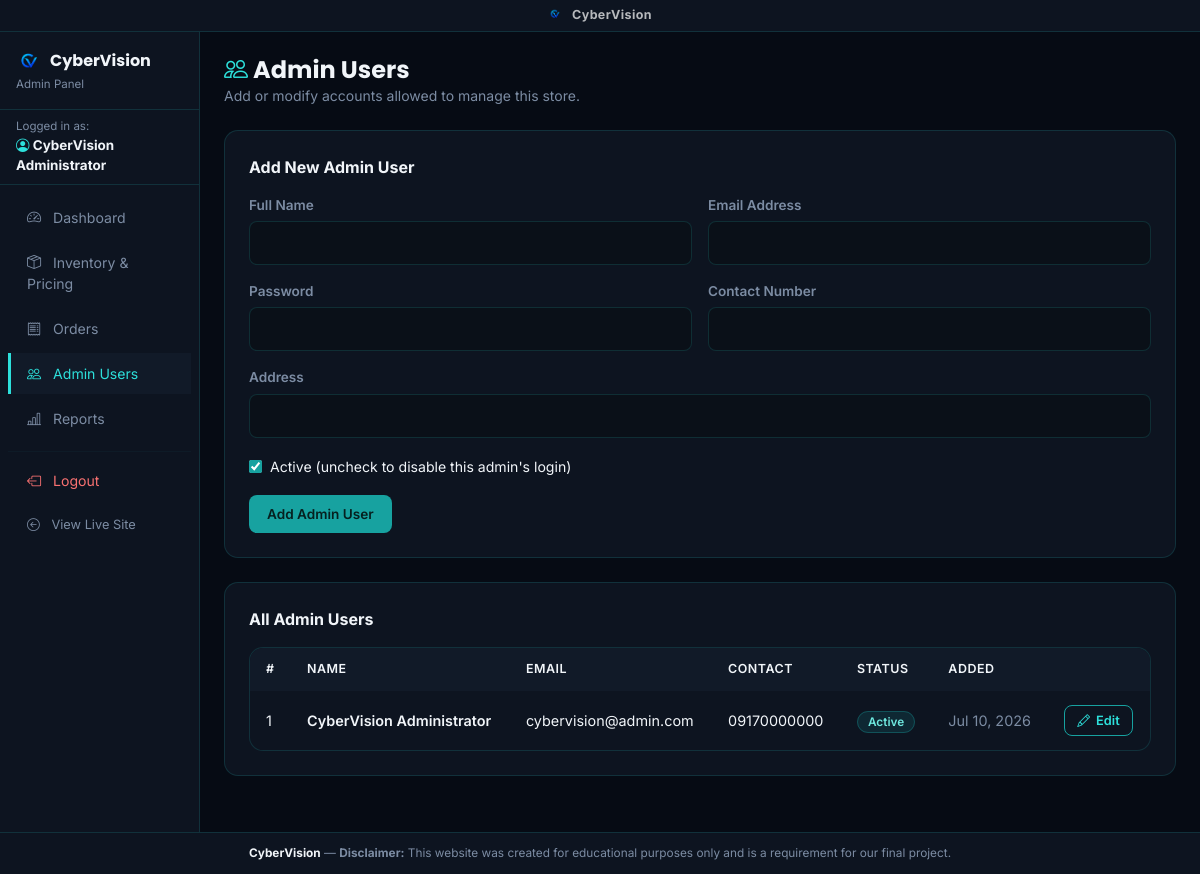
/admin/users.php (signed in), run on the app's committed database.
### tables this page shows
CREATE TABLE `users` (
  `id` int(11) NOT NULL,
  `full_name` varchar(150) NOT NULL,
  `email` varchar(150) NOT NULL,
  `password_hash` varchar(255) NOT NULL,
  `address` varchar(255) DEFAULT NULL,
  `contact_number` varchar(50) DEFAULT NULL,
  `role` enum('buyer','admin') NOT NULL DEFAULT 'buyer',
  `is_verified` tinyint(1) NOT NULL DEFAULT 0,
  `verify_token` varchar(64) DEFAULT NULL,
  `is_active` tinyint(1) NOT NULL DEFAULT 1,
  `date_created` timestamp NOT NULL DEFAULT current_timestamp()
);

### admin/users.php (the view, shortened to what this page needs)
<?php
require_once('../db.php');
$editingUser = null;
$admins_result = mysqli_query($conn, "SELECT * FROM users WHERE role='admin' ORDER BY date_created DESC");
require('include/header.php');
?>
<div class="mb-4">
    <h4 class="fw-bold mb-0" style="color:var(--cv-text);"><i class="bi bi-people" style="color:var(--cv-accent);"></i> Admin Users</h4>
    <p class="small mb-0" style="color:var(--cv-muted);">Add or modify accounts allowed to manage this store.</p>
</div>
<div class="cv-card mb-4">
    <p class="cv-card-title"><?= $editingUser ? 'Edit Admin User' : 'Add New Admin User' ?></p>
    <form action="users.php" method="post" novalidate>
        <div class="row g-3 mb-3">
            <div class="col-md-6">
                <label class="cv-form-label">Full Name</label>
                <input type="text" name="full_name" class="cv-form-control" value="<?= htmlspecialchars($editingUser['full_name'] ?? '') ?>">
            </div>
            <div class="col-md-6">
                <label class="cv-form-label">Email Address</label>
                <input type="email" name="email" class="cv-form-control" value="<?= htmlspecialchars($editingUser['email'] ?? '') ?>">
            </div>
        </div>
        <div class="row g-3 mb-3">
            <div class="col-md-6">
                <label class="cv-form-label"><?= $editingUser ? 'New Password (leave blank to keep)' : 'Password' ?></label>
                <input type="password" name="password" class="cv-form-control">
            </div>
            <div class="col-md-6">
                <label class="cv-form-label">Contact Number</label>
                <input type="text" name="contact_number" class="cv-form-control" value="<?= htmlspecialchars($editingUser['contact_number'] ?? '') ?>">
            </div>
        </div>
        <div class="cv-mb">
            <label class="cv-form-label">Address</label>
            <input type="text" name="address" class="cv-form-control" value="<?= htmlspecialchars($editingUser['address'] ?? '') ?>">
        </div>
        <div class="cv-mb">
            <label style="display:flex;align-items:center;gap:8px;font-size:0.88rem;cursor:pointer;color:var(--cv-text);">
                <input type="checkbox" name="is_active" value="1" style="width:auto;accent-color:var(--cv-primary);"
                       <?= (!$editingUser || $editingUser['is_active']) ? 'checked' : '' ?>>
                Active (uncheck to disable this admin's login)
            </label>
        </div>
        <div class="d-flex gap-2">
            <button type="submit" name="submit" class="btn-cv"><?= $editingUser ? 'Save Changes' : 'Add Admin User' ?></button>
        </div>
    </form>
</div>
<div class="cv-card">
    <p class="cv-card-title">All Admin Users</p>
    <div class="cv-table-wrap">
        <table class="cv-table">
            <thead>
                <tr><th>#</th><th>Name</th><th>Email</th><th>Contact</th><th>Status</th><th>Added</th><th></th></tr>
            </thead>
            <tbody>
                <?php
                $counter = 1;
                while ($a = mysqli_fetch_assoc($admins_result)):
                ?>
                    <tr>
                        <td><?= $counter++ ?></td>
                        <td class="fw-semibold" style="color:var(--cv-text);"><?= htmlspecialchars($a['full_name']) ?></td>
                        <td style="color:var(--cv-text);"><?= htmlspecialchars($a['email']) ?></td>
                        <td style="color:var(--cv-text);"><?= htmlspecialchars($a['contact_number']) ?></td>
                        <td>
                            <?php if ($a['is_active']): ?>
                                <span style="background:rgba(23,162,160,0.14);color:#6EE7DE;border:1px solid rgba(23,162,160,0.35);border-radius:999px;padding:3px 10px;font-size:0.74rem;font-weight:600;">Active</span>
                            <?php else: ?>
                                <span style="background:rgba(220,38,38,0.14);color:#FCA5A5;border:1px solid rgba(220,38,38,0.35);border-radius:999px;padding:3px 10px;font-size:0.74rem;font-weight:600;">Disabled</span>
                            <?php endif; ?>
                        </td>
                        <td class="small" style="color:var(--cv-muted);"><?= date("M d, Y", strtotime($a['date_created'])) ?></td>
                        <td><a href="users.php?edit=<?= (int)$a['id'] ?>" class="btn-cv-outline" style="padding:5px 12px;font-size:0.8rem;"><i class="bi bi-pencil"></i> Edit</a></td>
                    </tr>
                <?php endwhile; ?>
            </tbody>
        </table>
    </div>
</div>
<?php mysqli_close($conn); require('include/footer.php'); ?>

### css/style.css (style rules this page uses)
:root { --cv-primary: #17A2A0; --cv-hover: #1FC2BE; --cv-accent: #2DE0DB; --cv-dark: #060B14; --cv-panel: #0D1420; --cv-panel-2: #111A28; --cv-text: #F1F5F9; --cv-muted: #7C8CA3; --cv-border: rgba(45,224,219,0.14); --cv-light-bg: #0A1018; }
* { box-sizing: border-box; }
body { margin: 0; padding: 0; font-family: 'Inter', 'Helvetica Neue', Arial, sans-serif; background-color: var(--cv-dark); color: var(--cv-text); }
h1, h2, h3, h4, h5, h6 { font-family: 'Poppins', 'Helvetica Neue', Arial, sans-serif; font-weight: 700; }
a { color: var(--cv-accent); text-decoration: none; }
.btn-cv { background-color: var(--cv-primary); color: #06201F; border: none; border-radius: 8px; padding: 9px 18px; font-size: 0.85rem; font-weight: 600; cursor: pointer; transition: background 0.2s; display: inline-flex; align-items: center; gap: 6px; text-decoration: none; font-family: inherit; }
.btn-cv-outline { background: transparent; color: var(--cv-accent); border: 1.5px solid var(--cv-primary); border-radius: 8px; padding: 9px 18px; font-size: 0.85rem; font-weight: 600; cursor: pointer; transition: all 0.2s; display: inline-flex; align-items: center; gap: 6px; text-decoration: none; font-family: inherit; }
.cv-card { background: var(--cv-panel); border: 1px solid var(--cv-border); border-radius: 14px; padding: 24px; }
.cv-card-title { font-size: 1rem; font-weight: 700; color: var(--cv-text); margin: 0 0 16px; }
.cv-form-label { display: block; font-size: 0.85rem; font-weight: 600; color: var(--cv-muted); margin-bottom: 6px; }
.cv-form-control { width: 100%; padding: 10px 14px; border: 1px solid var(--cv-border); border-radius: 8px; font-size: 0.92rem; font-family: inherit; color: var(--cv-text); background: var(--cv-light-bg); transition: border-color 0.2s, box-shadow 0.2s; }
.cv-form-control::placeholder { color: #4B5A6E; }
.cv-mb { margin-bottom: 18px; }
.cv-table-wrap { background: var(--cv-panel); border: 1px solid var(--cv-border); border-radius: 14px; overflow: hidden; }
.cv-table { width: 100%; border-collapse: collapse; }
.cv-table th { background-color: var(--cv-panel-2); color: var(--cv-text); padding: 12px 16px; text-align: left; font-size: 0.78rem; font-weight: 600; letter-spacing: 0.04em; text-transform: uppercase; }
.cv-table td { padding: 14px 16px; border-bottom: 1px solid var(--cv-border); font-size: 0.9rem; color: var(--cv-text); }
.cv-table tr:last-child td { border-bottom: none; }

### data on the page
users: full_name "CyberVision Administrator", email "cybervision@admin.com", contact_number "09170000000", is_active "Active", date_created "Jul 10, 2026"

### other printed values
$_SESSION['fullname'] "CyberVision Administrator"
